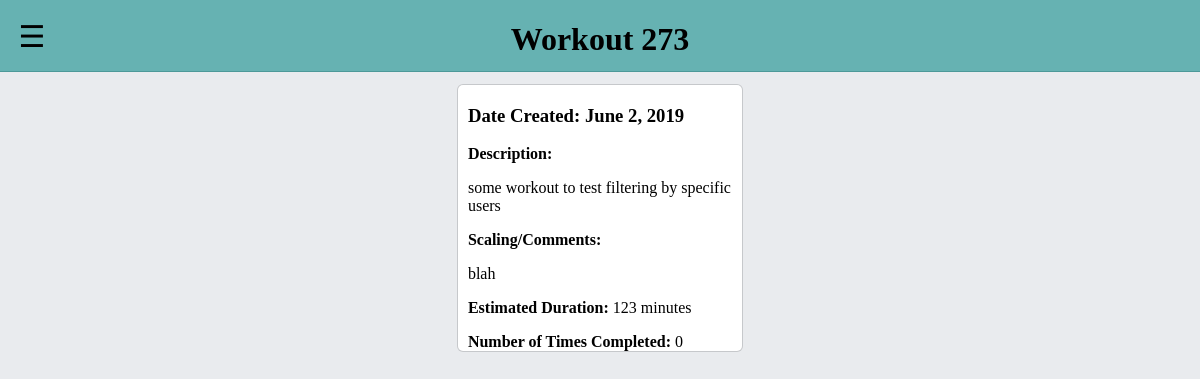
Page /metcons/workout/273 on the committed database.
### metcons/models.py (models this page shows, shortened)
class Workout(models.Model):
        date_created = models.DateTimeField(default=timezone.now)
        date_added_to_database = models.DateTimeField(auto_now_add = True)
        number_of_times_completed = models.IntegerField(default=0, verbose_name='Times Completed')
        workout_text = models.TextField(max_length=2000)
        scaling_or_description_text = models.TextField(max_length=4000, blank=True, null=True)
        where_workout_came_from = models.CharField(max_length=200, blank=True)
        estimated_duration_in_seconds = models.IntegerField(default=0, verbose_name='Duration (sec)', null=True, blank=True)
        created_by_user = models.ForeignKey(settings.AUTH_USER_MODEL, on_delete=models.SET_NULL, null=True)
        gender_choices = [
                ('M', 'Male'),
                ('F', 'Female'),
                ('B', 'Both'),
                ]
        gender = models.CharField(max_length=1, blank=True, null=True, choices = gender_choices, default='B',
                                  help_text='Is this workout applicable for both Males and Females or only one?')
        movements = models.ManyToManyField(Movement, blank=True)
        classification = models.ForeignKey(Classification, default=3, blank=True, null=True, on_delete=models.SET_NULL)
        def number_of_instances(self):
                count = WorkoutInstance.objects.filter(workout=self).count()
                return count
        number_of_instances.short_description = 'Instances'
        class Meta:
                ordering = ['-date_created', '-number_of_times_completed', '-id']
        def display_name(self):
                name = "Workout " + str(self.id)
                return name
        display_name.short_description = 'Name'
        def display_movement(self):
                """Create a string for the movement. required to display movements in admin site"""
                return ', '.join(movement.name for movement in self.movements.all()[:3])
        display_movement.short_description = 'Movement'
        def display_classifications_of_movements(self):
                """Create a string for the classification. required to display classificaitons in admin site"""
                return ', '.join(movement.classification.name for movement in self.movements.all()[:3])
        display_classifications_of_movements.short_description = 'Classification of Individual Movements'

### metcons/views.py (the view, shortened to what this page needs)
# urls.py: path('workout/<int:pk>', views.workoutdetailview, name='workout-detail'),
def workoutdetailview(request, pk):
    workout = Workout.objects.get(id=pk)
    duration_in_seconds = workout.estimated_duration_in_seconds
    if duration_in_seconds:
        duration_in_minutes = (duration_in_seconds // 60)
    else:
        duration_in_minutes = 0
    context = {
        'workout': workout,
        'estimated_duration': duration_in_minutes,
        }
    return render(request, 'metcons/workout_detail.html', context=context)

### metcons/templates/metcons/workout_detail.html (shortened to what this page needs)
{% extends "base_generic.html" %}
{% block content %}
	<h1>{{ workout.display_name }}</h1>
	<div class="tabContentReplacement">
		<div class="listedWorkouts">
			<div class="workoutContent">
				<h3>Date Created: {{ workout.date_created|date:"F j, Y" }}</h3>
				<p><strong>Description:</strong> {{ workout.workout_text|linebreaks }}</p>
				<p><strong>Scaling/Comments:</strong> {{ workout.scaling_or_description_text|linebreaks }}</p>
				<p><strong>Estimated Duration:</strong> {{ estimated_duration }} minutes</p>
				<p><strong>Number of Times Completed:</strong> {{ workout.number_of_times_completed }}</p>
			</div>
		</div>
	</div>
{% endblock %}

### metcons/static/css/base_generic.css (style rules this page uses)
html { background-color: #e9ebee; overflow-y: scroll; }
h1 { text-align: center; left: 30%; top: 0; position: fixed; z-index: 9; width: 40%; }
.tabContentReplacement { border-top: none; left: 10%; top: 5px; position: relative; z-index: 1; width: 80%; margin-bottom: 50px; }
.workoutContent { background-color: white; border-radius: 5px; padding-top: 1px; padding-bottom: 0px; margin-top: 10px; margin-bottom: 10px; width: 100%; box-shadow: 0 0 0 1px rgba(0,0,0,.15); position: relative; }
.workoutContent p, .workoutContent h3 { position: relative; left: 10px; margin-right: 20px; }
.listedWorkouts { background-color: transparent; width: 30%; left: 35%; position: relative; border-radius: 5px; }

### rows in the picture
Workout: display_name "Workout 273", date_created "June 2, 2019", workout_text "some workout to test filtering by specific users", scaling_or_description_text "blah", number_of_times_completed "0"

### other values in the picture
{{ estimated_duration }} "123"
